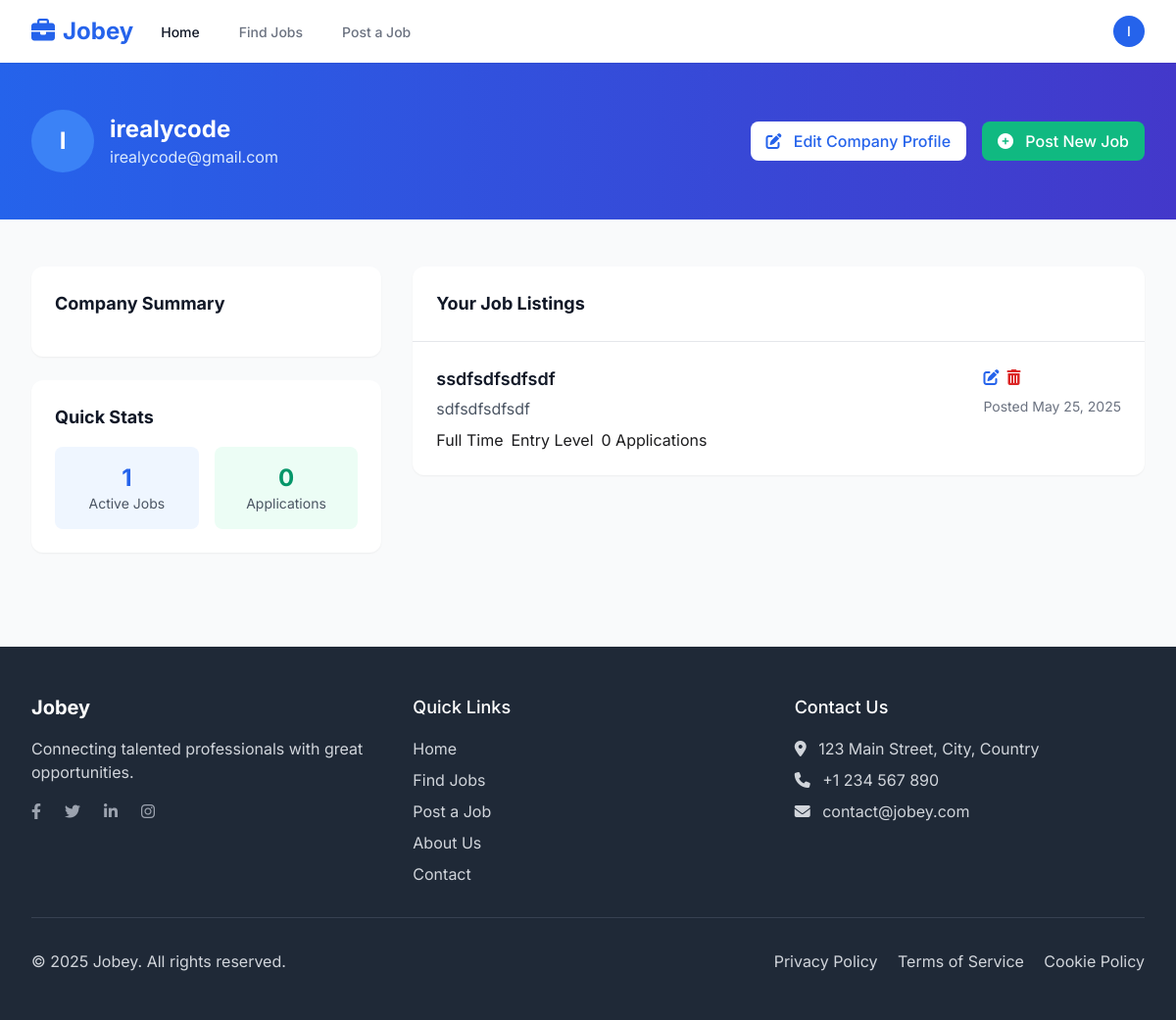
The page /users/employer/dashboard/ (signed in) on the database as committed earlier.
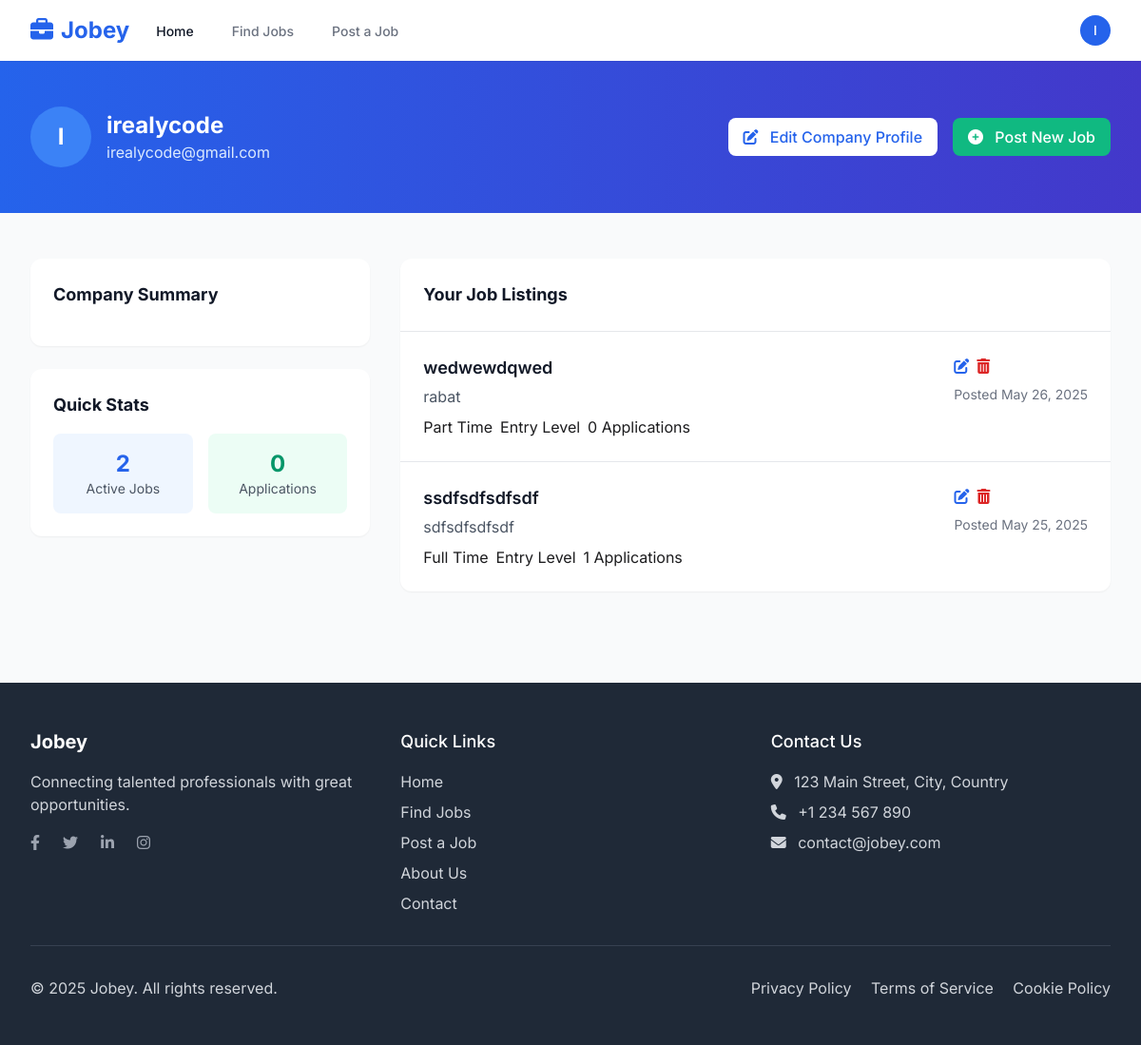
The same page on the database as committed later.
### users/models.py (models this page shows, shortened)
class CustomUser(AbstractUser):
    USER_TYPE_CHOICES = (
        ('employer', 'Employer'),
        ('job_seeker', 'Job Seeker'),
    )
    user_type = models.CharField(max_length=10, choices=USER_TYPE_CHOICES, default='job_seeker')
    bio = models.TextField(blank=True)
    location = models.CharField(max_length=100, blank=True)
    avatar = models.ImageField(upload_to='avatars/', blank=True, null=True)

class Company(models.Model):
    user = models.OneToOneField(CustomUser, on_delete=models.CASCADE, related_name='company')
    name = models.CharField(max_length=100)
    logo = models.ImageField(upload_to='company_logos/', blank=True, null=True)
    website = models.URLField(blank=True)
    description = models.TextField()
    industry = models.CharField(max_length=100)
    size = models.CharField(max_length=50, blank=True)
    founded_year = models.PositiveIntegerField(blank=True, null=True)

### jobs/models.py (models this page shows, shortened)
class Job(models.Model):
    JOB_TYPE_CHOICES = (
        ('full_time', 'Full Time'),
        ('part_time', 'Part Time'),
        ('contract', 'Contract'),
        ('internship', 'Internship'),
        ('remote', 'Remote'),
    )
    EXPERIENCE_LEVEL_CHOICES = (
        ('entry', 'Entry Level'),
        ('mid', 'Mid Level'),
        ('senior', 'Senior Level'),
        ('executive', 'Executive'),
    )
    title = models.CharField(max_length=100)
    company = models.ForeignKey('users.Company', on_delete=models.CASCADE, related_name='job_listings')
    employer = models.ForeignKey(CustomUser, on_delete=models.CASCADE, related_name='jobs')
    job_type = models.CharField(max_length=20, choices=JOB_TYPE_CHOICES)
    experience_level = models.CharField(max_length=20, choices=EXPERIENCE_LEVEL_CHOICES)
    location = models.CharField(max_length=100)
    salary_min = models.DecimalField(max_digits=10, decimal_places=2, null=True, blank=True)
    salary_max = models.DecimalField(max_digits=10, decimal_places=2, null=True, blank=True)
    description = models.TextField()
    requirements = models.TextField()
    benefits = models.TextField(blank=True)
    application_instructions = models.TextField(blank=True)
    application_url = models.URLField(blank=True)
    is_active = models.BooleanField(default=True)
    created_at = models.DateTimeField(auto_now_add=True)
    updated_at = models.DateTimeField(auto_now=True)
    expiry_date = models.DateField(null=True, blank=True)
    class Meta:
        ordering = ['-created_at']

### users/views.py (the view)
# urls.py: path('employer/dashboard/', views.EmployerDashboardView.as_view(), name='employer_dashboard'),
class EmployerDashboardView(LoginRequiredMixin, DetailView):
    model = CustomUser
    template_name = 'users/employer_dashboard.html'
    context_object_name = 'user'
    def get_object(self):
        return self.request.user
    def get_context_data(self, **kwargs):
        context = super().get_context_data(**kwargs)
        context['jobs'] = self.request.user.jobs.all()
        return context

### templates/users/employer_dashboard.html (shortened to what the changed rows need)
{% extends 'base.html' %}
{% block content %}
<div class="bg-gradient-to-r from-blue-600 to-indigo-700 text-white">
    <div class="max-w-7xl mx-auto px-4 sm:px-6 lg:px-8 py-12">
        <div class="flex items-center justify-between">
            <div class="flex items-center">
                {% if user.avatar %}
                <img src="{{ user.avatar.url }}" alt="{{ user.username }}" class="h-16 w-16 rounded-full object-cover">
                {% else %}
                <div class="h-16 w-16 rounded-full bg-blue-500 flex items-center justify-center text-2xl font-bold">
                    {{ user.username|first|upper }}
                </div>
                {% endif %}
                <div class="ml-4">
                    <h1 class="text-2xl font-bold">{{ user.company.name }}</h1>
                    <p class="text-blue-100">{{ user.email }}</p>
                </div>
            </div>
        </div>
    </div>
</div>
<div class="max-w-7xl mx-auto px-4 sm:px-6 lg:px-8 py-12">
    <div class="grid grid-cols-1 lg:grid-cols-3 gap-8">
        <div class="lg:col-span-1">
            <div class="bg-white rounded-xl shadow-sm p-6 mb-6">
                <h2 class="text-lg font-bold text-gray-900 mb-4">Company Summary</h2>
            </div>
            <div class="bg-white rounded-xl shadow-sm p-6">
                <h2 class="text-lg font-bold text-gray-900 mb-4">Quick Stats</h2>
                <div class="grid grid-cols-2 gap-4">
                    <div class="text-center p-4 bg-blue-50 rounded-lg">
                        <div class="text-2xl font-bold text-blue-600">{{ jobs.count }}</div>
                        <div class="text-sm text-gray-600">Active Jobs</div>
                    </div>
                </div>
            </div>
        </div>
        <div class="lg:col-span-2">
            <div class="bg-white rounded-xl shadow-sm overflow-hidden">
                <div class="p-6 border-b border-gray-200">
                    <h2 class="text-lg font-bold text-gray-900">Your Job Listings</h2>
                </div>
                {% if jobs %}
                <div class="divide-y divide-gray-200">
                    {% for job in jobs %}
                    <div class="p-6 hover:bg-gray-50 transition-colors duration-200">
                        <div class="flex items-start justify-between">
                            <div class="flex-1">
                                <h3 class="text-lg font-semibold text-gray-900">
                                    <a href="{% url 'job_detail' job.id %}" class="hover:text-blue-600">
                                        {{ job.title }}
                                    </a>
                                </h3>
                                <p class="text-gray-600 mt-1">{{ job.location }}</p>
                                <div class="mt-2 flex flex-wrap gap-2">
                                    <span class="badge {% if job.job_type == 'full_time' %}badge-blue{% elif job.job_type == 'part_time' %}badge-green{% elif job.job_type == 'contract' %}badge-purple{% elif job.job_type == 'internship' %}badge-yellow{% else %}badge-red{% endif %}">
                                        {{ job.get_job_type_display }}
                                    </span>
                                    <span class="badge badge-blue">
                                        {{ job.get_experience_level_display }}
                                    </span>
                                    <span class="badge badge-purple">
                                        {{ job.applications.count }} Applications
                                    </span>
                                </div>
                            </div>
                            <div class="ml-4">
                                <div class="flex space-x-2">
                                    <a href="{% url 'job_edit' job.id %}" class="text-blue-600 hover:text-blue-800">
                                        <i class="fas fa-edit"></i>
                                    </a>
                                    <a href="{% url 'job_delete' job.id %}" class="text-red-600 hover:text-red-800" onclick="return confirm('Are you sure you want to delete this job posting?')">
                                        <i class="fas fa-trash-alt"></i>
                                    </a>
                                </div>
                                <p class="text-sm text-gray-500 mt-2">
                                    Posted {{ job.created_at|date:"M d, Y" }}
                                </p>
                            </div>
                        </div>
                    </div>
                    {% endfor %}
                </div>
                {% endif %}
            </div>
        </div>
    </div>
</div>
{% endblock %}

### templates/base.html (shortened to what the changed rows need)
{% load static %}
<!DOCTYPE html>
<html lang="en">
<head>
    <link href="https://cdn.jsdelivr.net/npm/tailwindcss@2.2.19/dist/tailwind.min.css" rel="stylesheet">
    <link rel="stylesheet" href="https://cdnjs.cloudflare.com/ajax/libs/font-awesome/6.1.1/css/all.min.css">
</head>
<body class="min-h-screen bg-gray-50 flex flex-col">
    <header x-data="{ isOpen: false, userDropdown: false }" class="bg-white shadow-sm sticky top-0 z-50">
        <nav class="max-w-7xl mx-auto px-4 sm:px-6 lg:px-8">
            <div class="flex justify-between h-16">
                <div class="hidden sm:ml-6 sm:flex sm:items-center">
                    {% if user.is_authenticated %}
                    <div class="relative ml-3" x-data="{ open: false }">
                        <div>
                            <button @click="open = !open" type="button" class="flex text-sm rounded-full focus:outline-none focus:ring-2 focus:ring-offset-2 focus:ring-blue-500" id="user-menu-button" aria-expanded="false" aria-haspopup="true">
                                {% if user.avatar %}
                                <img class="h-8 w-8 rounded-full" src="{{ user.avatar.url }}" alt="{{ user.username }}">
                                {% else %}
                                <div class="h-8 w-8 rounded-full bg-blue-600 flex items-center justify-center text-white font-medium">
                                    {{ user.username|first|upper }}
                                </div>
                                {% endif %}
                            </button>
                        </div>
                    </div>
                    {% endif %}
                </div>
            </div>
        </nav>
    </header>
    <main class="flex-grow">
        {% block content %}{% endblock %}
    </main>
</body>
</html>

Rows that differ between the two databases and show on the page:
computed for CustomUser "irealycode@gmail.com": count "1" → "2"
added Job: title "wedwewdqwed", location "rabat", job_type "Part Time", experience_level "Entry Level", applications.count "0", created_at "May 26, 2025"
computed for Job "ssdfsdfsdfsdf": applications.count "0" → "1"
